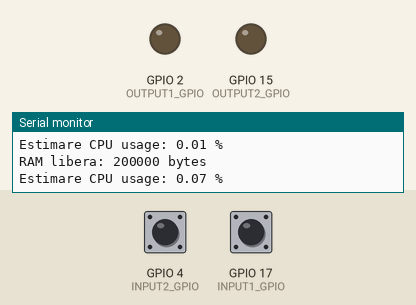
This sketch was run on a simulated ESP32. Shown: output pins drawn as LEDs (lit = HIGH), the last lines printed to the serial monitor. Inputs (shaded band) come from the test bench; at power-on: GPIO 17 (INPUT1_GPIO) HIGH, GPIO 4 (INPUT2_GPIO) HIGH.

Above: at 2.2 s.
2.3 s: GPIO 17 (INPUT1_GPIO) pulled LOW for 1 s
At 3.6 s:
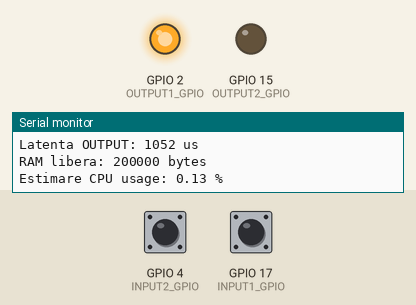
5.3 s: GPIO 4 (INPUT2_GPIO) pulled LOW for 0.15 s
At 5.4 s:
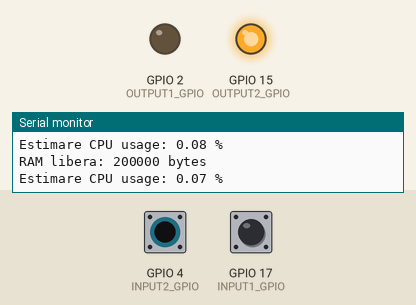
7.0 s: GPIO 4 (INPUT2_GPIO) pulled LOW for 3.2 s
At 11.0 s:
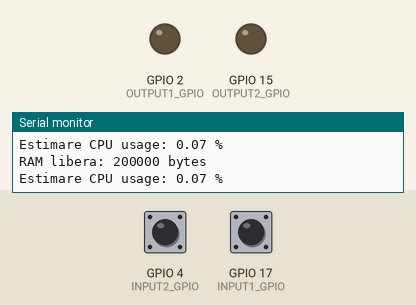
11.7 s: GPIO 17 (INPUT1_GPIO) pulled LOW for 3.2 s
At 12.7 s:
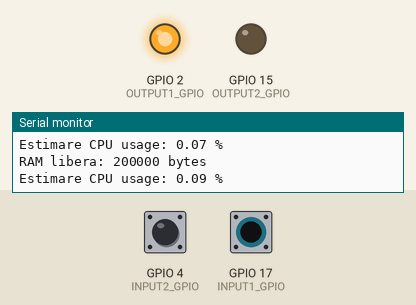
16.9 s: GPIO 4 (INPUT2_GPIO) driven LOW and GPIO 17 (INPUT1_GPIO) driven LOW
At 18.2 s:
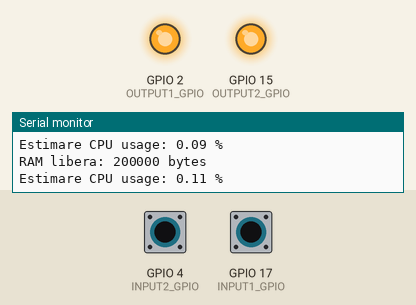
Timing chart, 0 to 19.9 s (numbered marks = the images above; inputs shaded):
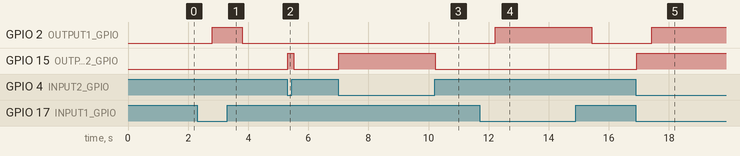

The sketch:

result_TIMER.ino
```cpp
// Arduino code generated from .st file

#include <timers.h>
#include "esp_heap_caps.h"

#define INPUT1_GPIO 17
#define INPUT2_GPIO 4
#define OUTPUT1_GPIO 2
#define OUTPUT2_GPIO 15

TON TON0;
TOF TOF0;

unsigned long activeTime = 0;
unsigned long lastSecond = millis();
unsigned long latency;
unsigned long start = 0;

volatile bool press = 0;
volatile bool led_on = 0;

void setup() {
  Serial.begin(115200);
  delay(1000);

  pinMode(INPUT1_GPIO, INPUT_PULLUP);
  pinMode(INPUT2_GPIO, INPUT_PULLUP);
  pinMode(OUTPUT1_GPIO, OUTPUT);
  pinMode(OUTPUT2_GPIO, OUTPUT);

  TON0.PT = 500;
  TOF0.PT = 550;
}

void loop() {
  unsigned long loopStart = micros();

  bool input1 = (digitalRead(INPUT1_GPIO) == LOW);
  bool input2 = (digitalRead(INPUT2_GPIO) == LOW);

  if (input1 == 1 && press == 0) {
    press = 1;
    start = micros();
  }

  TON0.IN = input1;
  TON0.update();

  TOF0.IN = TON0.Q;
  TOF0.update();

  digitalWrite(OUTPUT1_GPIO, TOF0.Q ? HIGH : LOW);
  digitalWrite(OUTPUT2_GPIO, input2 ? HIGH : LOW);

  if (digitalRead(OUTPUT1_GPIO) == 1 && led_on == 0) {
    unsigned long end = micros();
    latency = end - start - 500000;
    led_on = 1;

    Serial.print("Latenta OUTPUT: ");
    Serial.print(latency);
    Serial.println(" us");
  }

  unsigned long loopEnd = micros();
  activeTime += (loopEnd - loopStart);

  if (millis() - lastSecond >= 1000) {
    Serial.print("RAM libera: ");
    Serial.print(esp_get_free_heap_size());
    Serial.println(" bytes");

    float cpuUsage = (float)activeTime / 10000.0;
    Serial.print("Estimare CPU usage: ");
    Serial.print(cpuUsage, 2);
    Serial.println(" %");

    activeTime = 0;
    lastSecond = millis();
  }

  delay(100);
}
```

timers.h
```cpp
#ifndef __timers_h__
#define __timers_h__

#include <Arduino.h>

class TON {
	public:
		bool IN = false;
		bool Q = false;
		unsigned long PT = 0;
		unsigned long _start = 0;

		void update() {
			if (IN) {
			if (_start == 0) _start = millis();
			if (millis() - _start >= PT) Q = true;
			} else {
			_start = 0;
			Q = false;
			}
		}
};

class TOF {
	public:
		bool IN = false;
		bool Q = false;
		unsigned long PT = 0;
		unsigned long _stop = 0;

		void update() {
			if (IN) {
			Q = true;
			_stop = millis();
			} else {
			if (millis() - _stop >= PT) Q = false;
			}
		}
};

class TP {
	public:
	  bool IN = false;
	  bool Q = false;
	  unsigned long PT = 1000;
	  unsigned long startTime = 0;
	  bool triggered = false;

	  void update() {
		if (IN && !triggered) {
		  Q = true;
		  startTime = millis();
		  triggered = true;
		}

		if (triggered && millis() - startTime >= PT) {
		  Q = false;
		}

		if (!IN) {
		  triggered = false;
		}
	  }
  };

#endif
```

Measured:
- after the input at 2.3 s, GPIO 2 (OUTPUT1_GPIO): LOW → HIGH after 0.50 s, → LOW 1.0 s later
- after the input at 5.3 s, GPIO 15 (OUTPUT2_GPIO): LOW → HIGH at once, → LOW 0.20 s later
- after the input at 7.0 s, GPIO 15 (OUTPUT2_GPIO): LOW → HIGH at once, → LOW 3.2 s later
- after the input at 11.7 s, GPIO 2 (OUTPUT1_GPIO): LOW → HIGH after 0.52 s, → LOW 3.2 s later
- after the input at 16.9 s, GPIO 2 (OUTPUT1_GPIO): LOW → HIGH after 0.53 s; GPIO 15 (OUTPUT2_GPIO): LOW → HIGH at once
